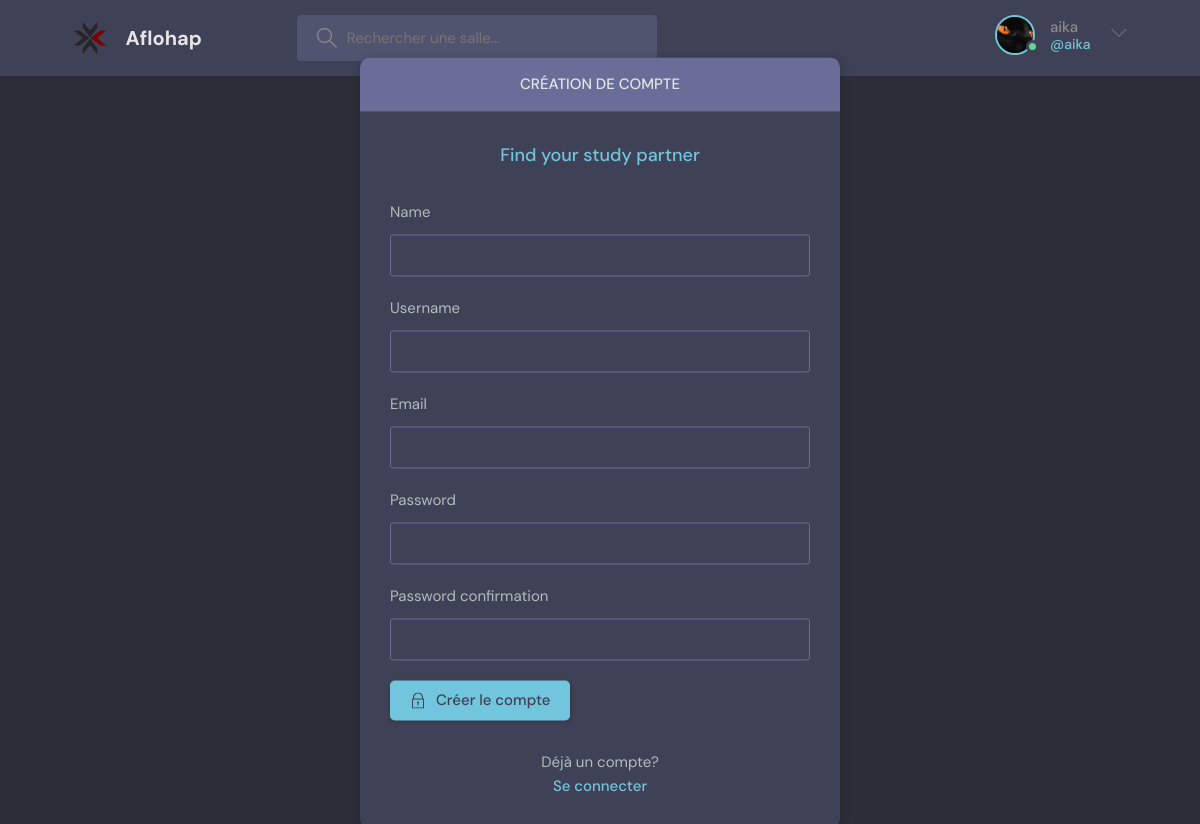
The app's page /register/ (signed in) with its own data.
### aflohap/models.py (models this page shows, shortened)
class User(AbstractUser):
    name = models.CharField(max_length=200, null=True)
    email = models.EmailField(unique=True, null=True)
    bio = models.TextField(null=True)
    avatar = models.ImageField(null=True, default="avatar.svg")
    USERNAME_FIELD = 'email'
    REQUIRED_FIELDS = []
    objects = MyUserManager()

### aflohap/views.py (the view, shortened to what this page needs)
# urls.py: path('register/', views.registerPage, name="register"),
def registerPage(request):
    form = MyUserCreationForm()
    return render(request, 'pages/login_register.html', {'form':form})

### aflohap/forms.py
class MyUserCreationForm(UserCreationForm):
    class Meta:
        model = User
        fields = ['name','username','email','password1','password2']

### aflohap/templates/pages/login_register.html (shortened to what this page needs)
{% extends 'layouts/main.html' %}
{% block content %}
<main class="auth layout">
    {% if page == 'login' %}
    <div class="container">
        <div class="layout__box">
            <div class="layout__boxHeader">
                <div class="layout__boxTitle">
                    <h3>Connexion</h3>
                </div>
            </div>
            <div class="layout__body">
                <h2 class="auth__tagline">Find your study partner</h2>
                <form class="form" action="" method="POST">
                    {% csrf_token %}
                    <div class="form__group form__group">
                        <label for="room_name">Adresse Email</label>
                        <input id="username" name="email" type="text" placeholder="e.g. dennis_ivy" />
                    </div>
                    <div class="form__group">
                        <label for="password">Mot de passe</label>
                        <input id="password" name="password" type="password" placeholder="&bull;&bull;&bull;&bull;&bull;&bull;&bull;&bull;"/>
                    </div>
                    <button class="btn btn--main" type="submit">
                        <svg version="1.1" xmlns="http://www.w3.org/2000/svg" width="32" height="32" viewBox="0 0 32 32">
                            <title>lock</title>
                            <path d="M27 12h-1v-2c0-5.514-4.486-10-10-10s-10 4.486-10 10v2h-1c-0.553 0-1 0.447-1 1v18c0 0.553 0.447 1 1 1h22c0.553 0 1-0.447 1-1v-18c0-0.553-0.447-1-1-1zM8 10c0-4.411 3.589-8 8-8s8 3.589 8 8v2h-16v-2zM26 30h-20v-16h20v16z"></path>
                            <path d="M15 21.694v4.306h2v-4.306c0.587-0.348 1-0.961 1-1.694 0-1.105-0.895-2-2-2s-2 0.895-2 2c0 0.732 0.413 1.345 1 1.694z"></path>
                        </svg>
                        Se connecter
                    </button>
                </form>
                <div class="auth__action">
                    <p>Pas encore de compte?</p>
                    <a href="{% url 'register' %}" class="btn btn--link">S'enregister</a>
                </div>
            </div>
        </div>
    </div>
    {% else %}
    <div class="container">
        <div class="layout__box">
            <div class="layout__boxHeader">
                <div class="layout__boxTitle">
                    <h3>Création de compte</h3>
                </div>
            </div>
            <div class="layout__body">
                <h2 class="auth__tagline">Find your study partner</h2>
                <form class="form" action="" method="POST">
                    {% for field in form %}
                    <div class="form__group form__group">
                        <label for="room_name">{{field.label}}</label>
                        {{field}}
                    </div>
                    {% endfor %}
                    <button class="btn btn--main" type="submit">
                        Créer le compte
                    </button>
                </form>
                <div class="auth__action">
                    <p>Déjà un compte?</p>
                    <a href="{% url 'login' %}" class="btn btn--link">Se connecter</a>
                </div>
            </div>
        </div>
    </div>
    {% endif %}
</main>
{% endblock content %}

### aflohap/templates/components/navbar.html (shortened to what this page needs)
{% load static %}
<header class="header header--loggedIn">
    <div class="container">
        <a href="{% url 'home' %}" class="header__logo">
            <img src="{% static 'images/logo aflokkat.png' %}" />
            <h1>Aflohap</h1>
        </a>
        <form class="header__search" method="GET" action="{% url 'home' %}">
            <label>
                <input name="q" placeholder="Rechercher une salle..." />
            </label>
        </form>
        <nav class="header__menu">
            {% if request.user.is_authenticated %}
            <div class="header__user">
                <a href="{% url 'user-profile' pk=request.user.id %}">
                    <div class="avatar avatar--medium active">
                        <img src="{{request.user.avatar.url}}" />
                    </div>
                    <p>{{request.user.username}} <span>@{{request.user.username}}</span></p>
                </a>
                <button class="dropdown-button">
                    <svg version="1.1" xmlns="http://www.w3.org/2000/svg" width="32" height="32" viewBox="0 0 32 32">
                        <title>chevron-down</title>
                        <path d="M16 21l-13-13h-3l16 16 16-16h-3l-13 13z"></path>
                    </svg>
                </button>
            </div>
            {% else %}
            <a href="{% url 'login' %}">
                <img src="{% static 'images/avatar.svg' %}" />
                <p>Connexion</p>
            </a>
            {% endif %}
        </nav>
    </div>
</header>

### records on screen
User: user.avatar (picture), user.username "aika"

### other values on screen
{{ field.label }} "Name" "Username" "Email" "Password" "Password confirmation"
